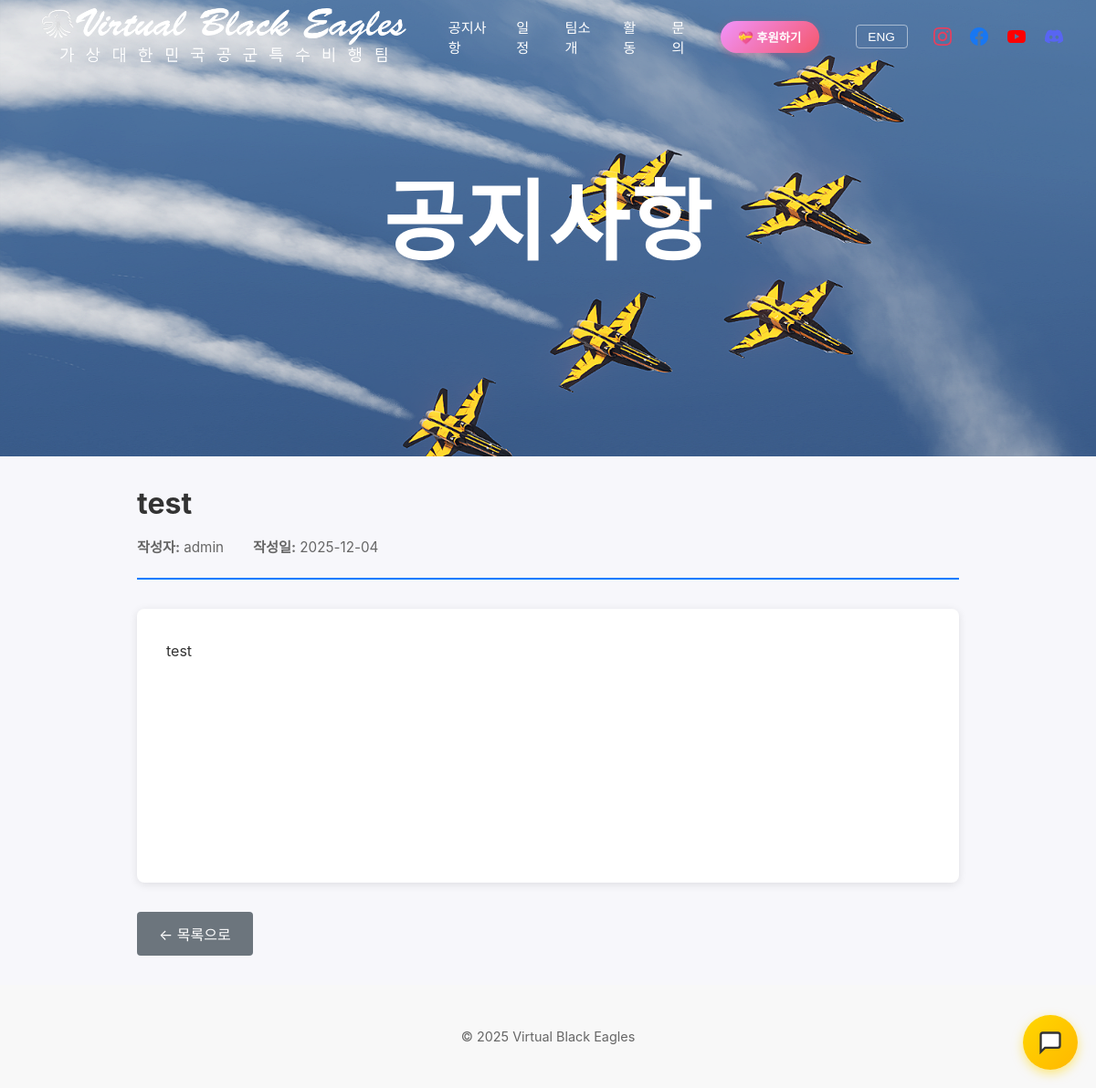
Screenshot of /notice/1 with the database file from the repository.
### tables this page shows
CREATE TABLE notices (
			id INTEGER PRIMARY KEY AUTOINCREMENT,
			title TEXT NOT NULL,
			content TEXT NOT NULL,
			author TEXT NOT NULL,
			created_at TIMESTAMP DEFAULT CURRENT_TIMESTAMP,
			updated_at TIMESTAMP DEFAULT CURRENT_TIMESTAMP
		);

### app.py (the view)
@app.route('/notice/<int:notice_id>')
def notice_detail(notice_id):
	conn = get_db()
	notice = conn.execute('SELECT * FROM notices WHERE id = ?', (notice_id,)).fetchone()
	conn.close()
	if not notice:
		flash('공지사항을 찾을 수 없습니다.', 'error')
		return redirect(url_for('notice'))
	return render_template('notice_detail.html', notice=notice)

### app.py (called while the page is built)
def get_db():
	conn = sqlite3.connect(DATABASE)
	conn.row_factory = sqlite3.Row
	return conn

### templates/notice_detail.html (shortened to what this page needs)
{% extends "base.html" %}
{% block banner %}
<section class="hero banner" style="background-image: url('/static/images/hero.jpg')">
  <div class="container">
    <h1 class="banner-title">공지사항</h1>
  </div>
</section>
{% endblock %}
{% block content %}
<main class="container section">
  <div style="max-width: 900px; margin: 0 auto;">
    <div style="border-bottom: 2px solid #007bff; padding-bottom: 1.5rem; margin-bottom: 2rem;">
      <h2 style="font-size: 2rem; margin: 0 0 1rem 0; color: #333;">{{ notice.title }}</h2>
      <div style="display: flex; gap: 2rem; color: #666; font-size: 0.95rem;">
        <div>
          <strong>작성자:</strong> {{ notice.author }}
        </div>
        <div>
          <strong>작성일:</strong> {{ notice.created_at[:10] }}
        </div>
      </div>
    </div>
    <div style="background: white; padding: 2rem; border-radius: 8px; box-shadow: 0 2px 10px rgba(0,0,0,0.1); min-height: 300px;">
      <div style="line-height: 1.8; color: #333; white-space: pre-wrap; word-wrap: break-word;">{{ notice.content }}</div>
    </div>
    <div style="margin-top: 2rem; display: flex; justify-content: space-between; align-items: center;">
      <a href="{{ url_for('notice') }}" style="display: inline-block; padding: 0.75rem 1.5rem; background: #6c757d; color: white; text-decoration: none; border-radius: 4px; transition: background 0.2s;" onmouseover="this.style.background='#5a6268'" onmouseout="this.style.background='#6c757d'">
        ← 목록으로
      </a>
    </div>
  </div>
</main>
{% endblock %}

### static/style.css (style rules this page uses)
:root { --bg:#f7f7fb; --accent:#0b5fff; --text:#222; }
* { box-sizing:border-box }
html, body { overflow-x:hidden;width:100%;max-width:100vw }
body { margin:0;padding:0;font-family: -apple-system, BlinkMacSystemFont, "Segoe UI", Roboto, "Noto Sans KR", "Helvetica Neue", Arial; color:var(--text); background:var(--bg) }
.container { max-width:1400px;margin:0 auto;padding:1rem 2rem }
a, a:visited, a:hover, a:active { text-decoration: none; color: inherit; }
.hero { padding:2rem 0;background:linear-gradient(180deg, #ffffff 0%, #f0f6ff 100%);text-align:center }
.section { padding:2rem 0 }
.banner { background-size:cover; background-position:center; background-repeat:no-repeat; min-height:500px; display:flex; align-items:center; color:#fff; position:relative; margin-top:0; padding-top:100px; padding-bottom:5rem; }
.banner::before { display:none; }
.banner .container { position:relative; z-index:2; text-align:center; width:100%; max-width:100%; margin:0 auto; padding:0 1rem; display:flex; flex-direction:column; align-items:center; justify-content:center; }
.banner .banner-title { font-size:clamp(3rem, 8vw, 7rem); font-weight:700; margin:0 0 2rem 0; line-height:1.1; letter-spacing:0.02em; color:#fff }

### rows the page displays
notices: title "test", author "admin", created_at "2025-12-04", content "test"
